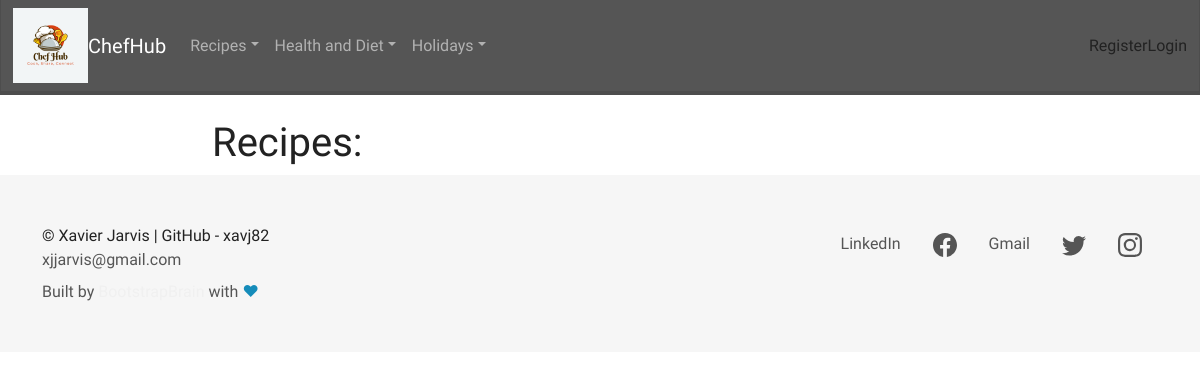
Page /recipe/meals/2/ on the earlier database version.
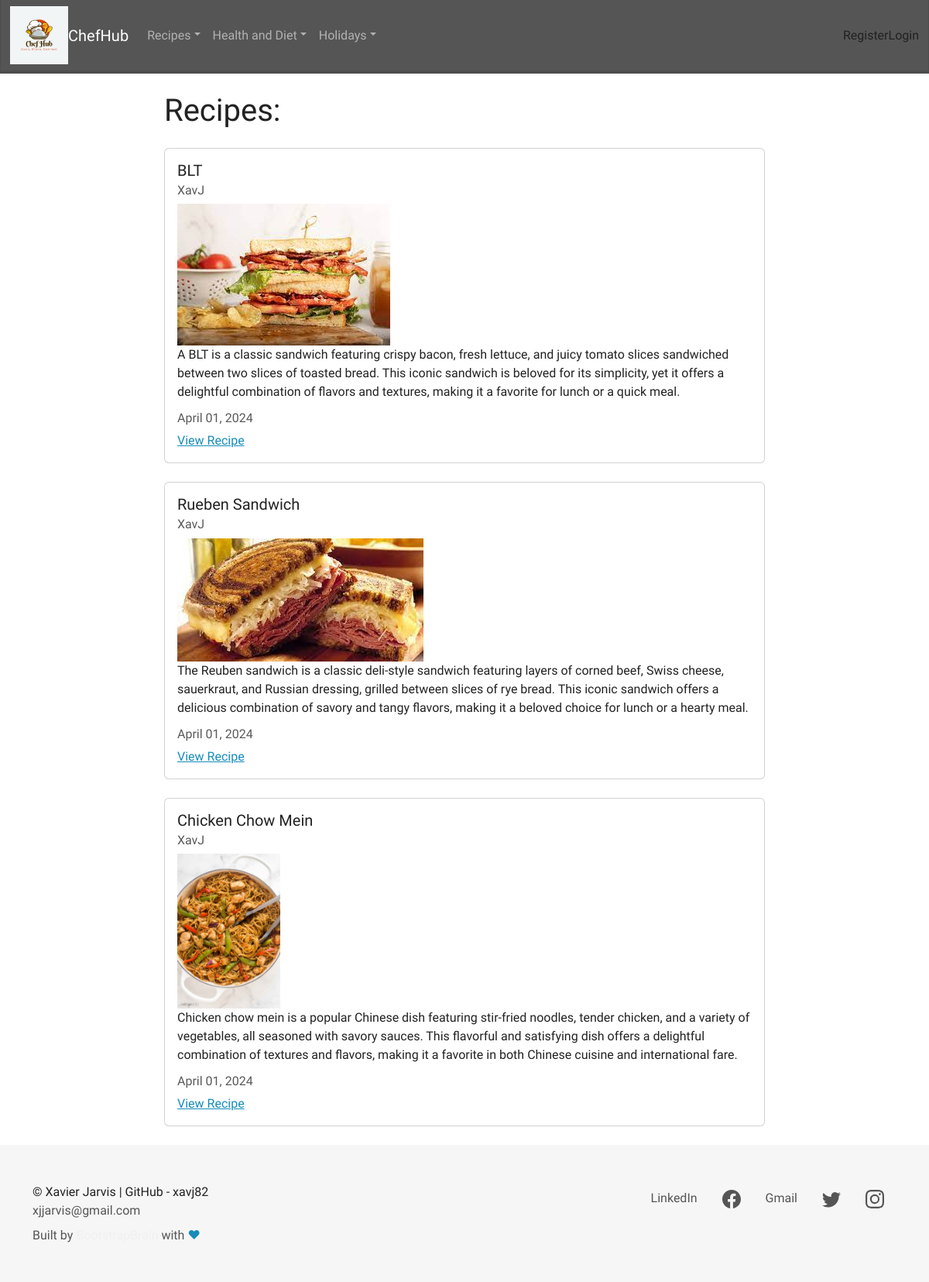
Same page on the later database version.
### recipes/models.py (models this page shows, shortened)
class Recipe(models.Model):
    title = models.CharField(max_length=100)
    description = models.TextField()
    image = models.ImageField(upload_to="recipe_images", null=True)
    author = models.ForeignKey(User, on_delete=models.CASCADE)
    created_at = models.DateTimeField(auto_now_add=True)
    updated_at = models.DateTimeField(auto_now=True)
    ingredients = models.TextField(null=True)
    method = models.TextField(null=True)
    meal_type = models.ForeignKey(MealType, on_delete=models.CASCADE, null=True)
    meal_diet = models.ManyToManyField(MealDiet, help_text="Hold ctrl or cmd to select more than one option")
    meal_holiday = models.ManyToManyField(HolidayMeal, help_text="Hold ctrl or cmd to select more than one option")

### recipes/views.py (the view)
# urls.py: path('recipe/meals/<int:meal_id>/', meal_display, name="recipes-recipes"),
def meal_display(request, meal_id):
    meal = get_object_or_404(models.MealType, pk=meal_id)
    meals_in_category = models.Recipe.objects.filter(meal_type=meal)
    context = {
        'meal': meal,
        'meal_type': meals_in_category,
    }
    return render(request, 'recipes/recipes.html', context)

### recipes/templates/recipes/recipes.html
{% extends 'recipes/base.html' %}
{% block content %}
<h1>Recipes:</h1>
{% for recipe in meal_type %}
<div class="card my-4">
    <div class="card-body">
        <h5 class="card-title">{{ recipe.title }}</h5>
        <h6 class="card-subtitle mb-2 text-muted">{{ recipe.author }}</h6>
        <img src="{{ recipe.image.url }}" style="max-width: 100%; max-height: 200px;">
        <p class="card-text">{{ recipe.description }}</p>
        <h6 class="card-subtitle mb-2 text-muted">{{ recipe.updated_at|date:"F d, Y" }}</h6>
        <a href="{% url 'recipes-detail' recipe.pk %}" class="card-link">View Recipe</a>
    </div>
</div>
{% endfor %}
{% endblock content %}

### recipes/templates/recipes/base.html (shortened to what this page needs)
<!DOCTYPE html>
<html lang="en">
<head>
    <link rel="stylesheet" href="https://bootswatch.com/5/lumen/bootstrap.min.css"/>
</head>
<body>
<nav class="navbar navbar-expand-lg bg-dark" data-bs-theme="dark">
  <div class="container-fluid">
    {% load static %}
    <img src="{% static 'images/logo.png' %}" alt="logo" width="75" height="75"/>
    <a class="navbar-brand" href="#">ChefHub</a>
    <div class="collapse navbar-collapse" id="navbarContent">
        <ul class="navbar-nav me-auto">
          <li class="nav-item dropdown">
            <a class="nav-link dropdown-toggle" data-bs-toggle="dropdown" role="button" aria-haspopup="true" aria-expanded="false">Recipes</a>
          </li>
          <li class="nav-item dropdown">
            <a class="nav-link dropdown-toggle" data-bs-toggle="dropdown" href="#" role="button" aria-haspopup="true" aria-expanded="false">Health and Diet</a>
          </li>
          <li class="nav-item dropdown">
            <a class="nav-link dropdown-toggle" data-bs-toggle="dropdown" href="#" role="button" aria-haspopup="true" aria-expanded="false">Holidays</a>
          </li>
          <li class="nav-item">
            <a class="nav-link" href="#"></a>
          </li>
          <li class="nav-item">
            <a class="nav-link" href="#"></a>
          </li>
          <li class="nav-item">
            <a class="nav-link" href="#"></a>
          </li>
        </ul>
          <ul class="navbar-nav ms-auto">
            {% if user.is_authenticated %}
            <li class="nav-item dropdown">
              <a class="nav-link dropdown-toggle" data-bs-toggle="dropdown" role="button" aria-haspopup="true" aria-expanded="false">Account</a>
              <div class="dropdown-menu">
                <a class="dropdown-item" href="{% url 'user-profile' %}">My Profile</a>
                <a class="dropdown-item" href="{% url 'user-logout' %}">Logout</a>
                {% else %}
                <a class="dropdown-item" href="{% url 'user-register' %}">Register</a>
                <a class="dropdown-item" href="{% url 'user-login' %}">Login</a>
                {% endif %}
              </div>
        </div>
  </nav>
    <div class="container mt-4 col-8">
       {% block content %} {% endblock %}
    </div>
<footer class="footer">
  <section class="bg-light py-5 py-xl-8 py-xxl-9 border-top border-light">
    <div class="container overflow-hidden">
      <div class="row gy-5 gy-md-0">
        <div class="col-xs-12 col-md-7 order-1 order-md-0">
          <div class="text-center text-md-start">
            &copy; Xavier Jarvis | GitHub - xavj82
          </div>
          <a class="nav-link link-dark" href="mailto:xjjarvis@gmail.com">xjjarvis@gmail.com</a>
          <div class="credits text-secondary text-center text-md-start mt-2 fs-7">
            Built by <a href="https://bootstrapbrain.com/" class="link-secondary text-decoration-none">BootstrapBrain</a> with <span class="text-primary">&#9829;</span>
          </div>
        </div>
        <div class="col-xs-12 col-md-5 order-0 order-md-1">
          <ul class="nav justify-content-center justify-content-md-end">
            <li class="nav-item">
              <a class="nav-link link-dark" href="https://www.linkedin.com/in/yourprofile" target="_blank">
                LinkedIn
              </a>
            </li>
            <li class="nav-item">
              <a class="nav-link link-dark" href="https://www.facebook.com/?next=https%3A%2F%2Fwww.facebook.com%2Flogin%2Fdevice-based%2Fregular%2Flogin%2F%3Flogin_attempt%3D1%26next%3Dhttps%253A%252F%252Fwww.facebook.com%252Fv8.0%252Fdialog%252Foauth%253Fclient_id%253D230299907100419%2526display%253Dpopup%2526redirect_uri%253Dhttps%25253A%25252F%25252Fb.minichat.com%25252Fauth%25252Ffacebook1%25252Fcallback%2526response_type%253Dcode%2526scope%253Duser_birthday%25252Cuser_gender%25252Cuser_location%25252Cemail%2526state%253D831e698eb8c76119ce7321414838e2285314804b8ed82b0e%2526ret%253Dlogin%2526fbapp_pres%253D0%2526logger_id%253D8bb87ea1-f62c-49f7-864a-7089523524a2%2526tp%253Dunspecified%2526cbt%253D1704518371400%26popup%3D1%26lwv%3D120%26lwc%3D1348028">
              </a>
            </li>
            <li class="nav-item">
              <a class="nav-link link-dark" href="https://mail.google.com">Gmail</a>
            </li>
            <li class="nav-item">
              <a class="nav-link link-dark" href="https://twitter.com/?lang=en">
              </a>
            </li>
            <li class="nav-item">
              <a class="nav-link link-dark" href="https://www.instagram.com/">
              </a>
            </li>
          </ul>
        </div>
      </div>
    </div>
  </section>
</footer>
</body>
</html>

Differences in the rows shown:
added Recipe: title "BLT", author "XavJ", image (picture), description "A BLT is a classic sandwich featuring crispy bacon, fresh lettuce, and juicy tomato slices sandwiched between two slices of toasted bread. This iconic sandwich is beloved for its simplicity, yet it offers a delightful combination of flavors and textures, making it a favorite for lunch or a quick meal.", updated_at "April 01, 2024"
added Recipe: title "Rueben Sandwich", author "XavJ", image (picture), description "The Reuben sandwich is a classic deli-style sandwich featuring layers of corned beef, Swiss cheese, sauerkraut, and Russian dressing, grilled between slices of rye bread. This iconic sandwich offers a delicious combination of savory and tangy flavors, making it a beloved choice for lunch or a hearty meal.", updated_at "April 01, 2024"
added Recipe: title "Chicken Chow Mein", author "XavJ", image (picture), description "Chicken chow mein is a popular Chinese dish featuring stir-fried noodles, tender chicken, and a variety of vegetables, all seasoned with savory sauces. This flavorful and satisfying dish offers a delightful combination of textures and flavors, making it a favorite in both Chinese cuisine and international fare.", updated_at "April 01, 2024"
